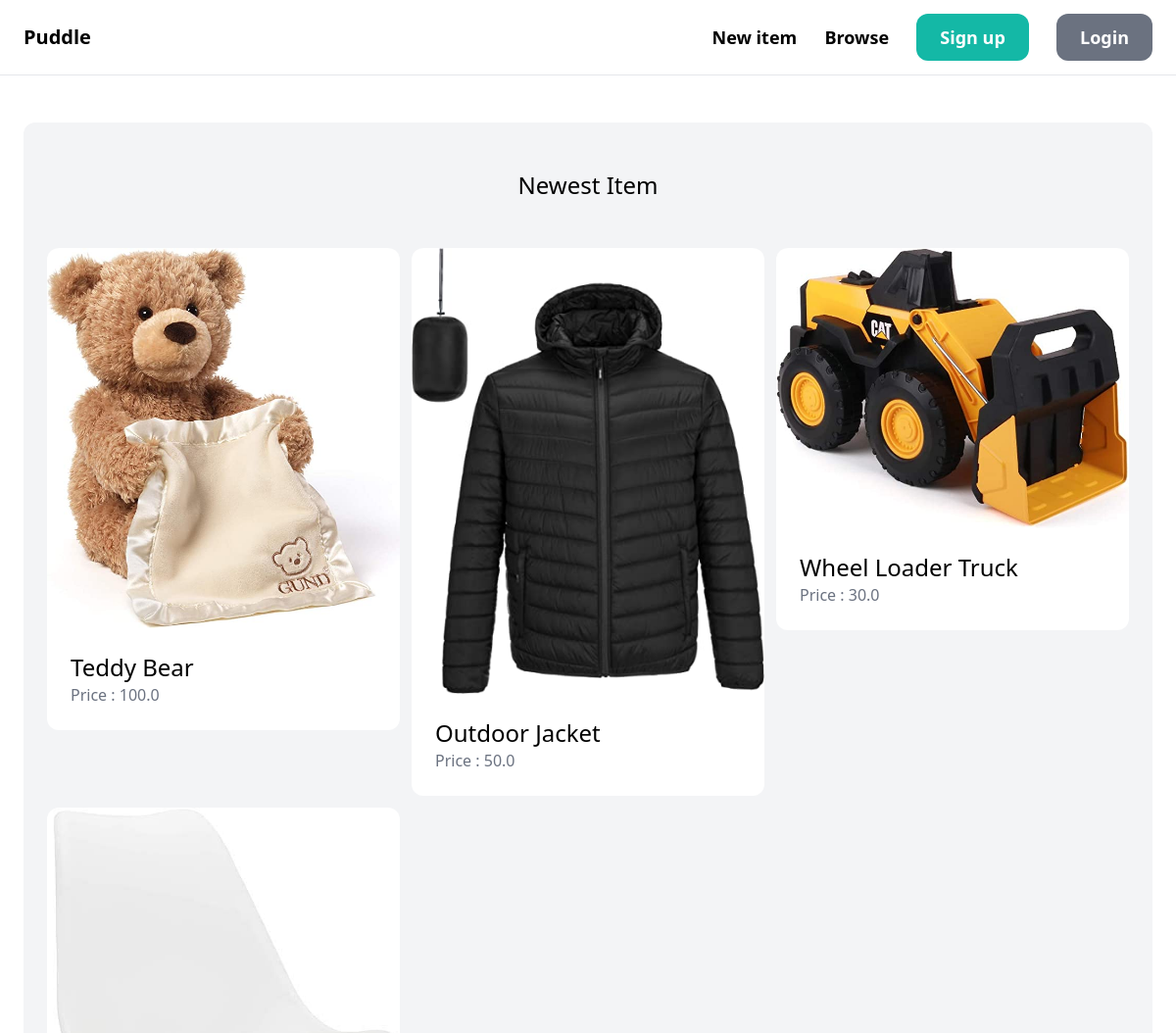
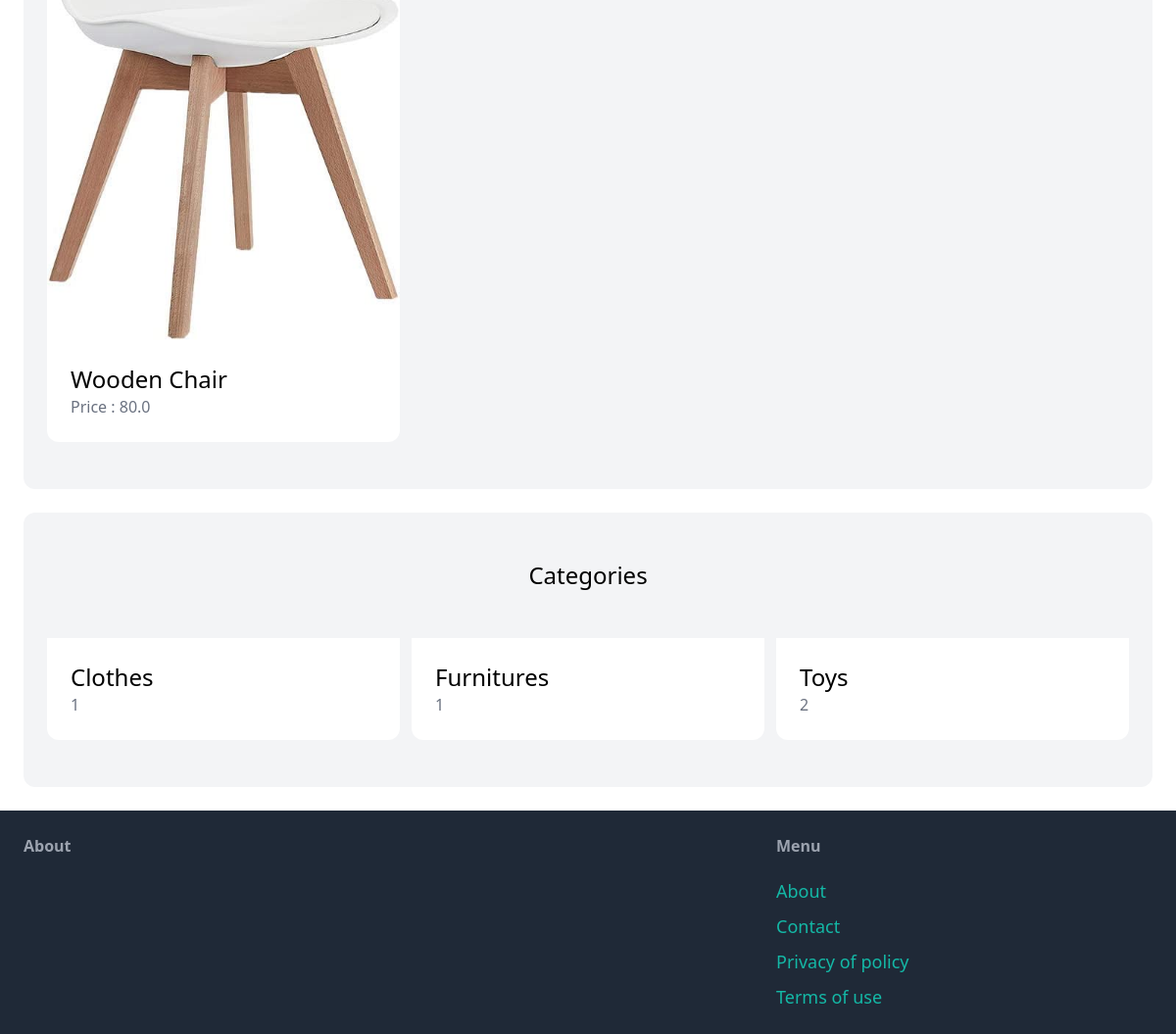
The app's page /, older data (2 pictures, top to bottom).
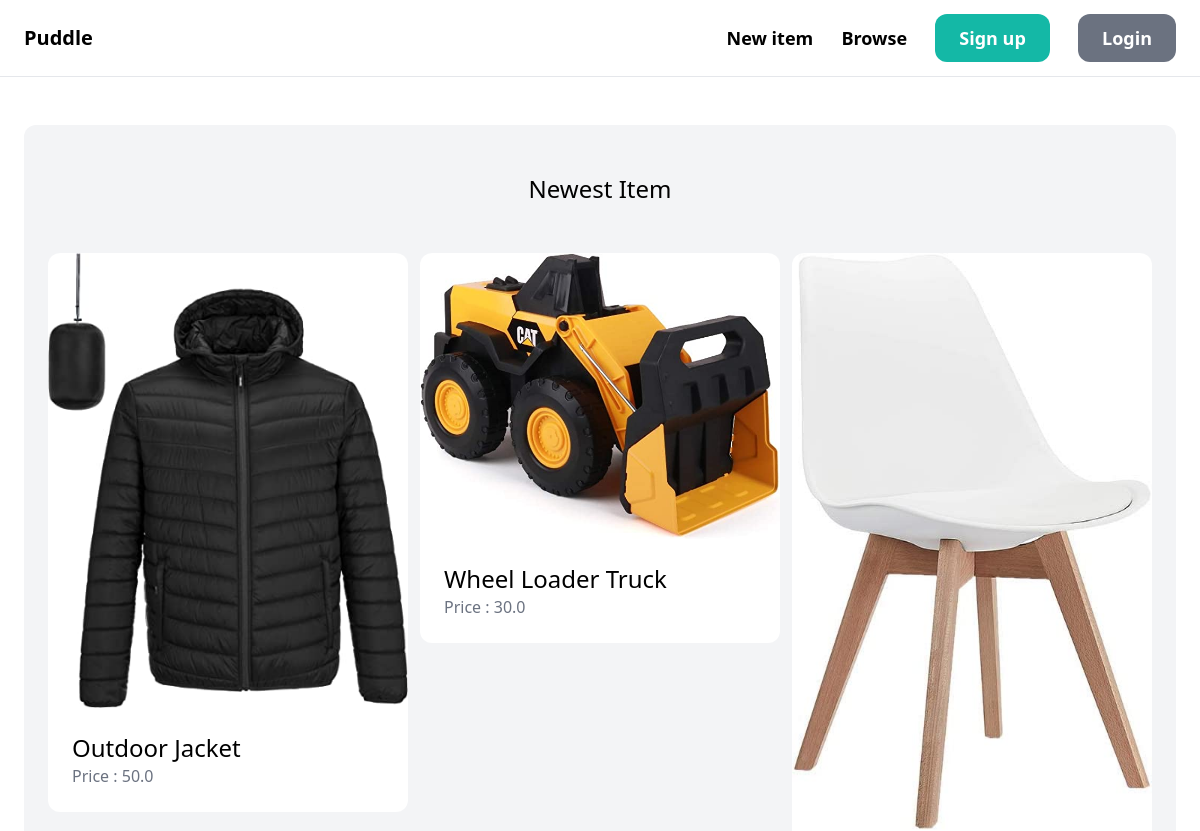
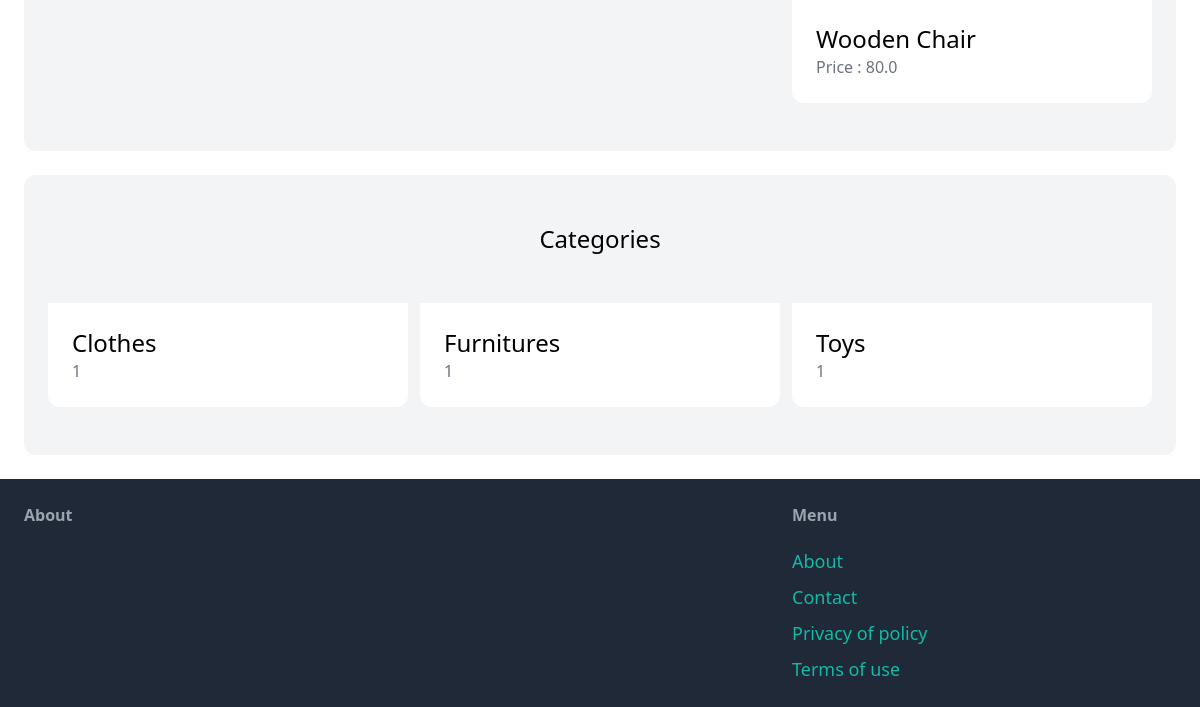
The same page, newer data (2 pictures, top to bottom).
### item/models.py (models this page shows, shortened)
class Item(models.Model):
    category = models.ForeignKey(Category, related_name='items', on_delete=models.CASCADE)
    name = models.CharField(max_length=255)
    description = models.TextField(blank=True, null=True)
    price = models.FloatField()
    image = models.ImageField(upload_to='item_images', blank=True, null=True)
    is_sold = models.BooleanField(default=False)
    created_by = models.ForeignKey(User, related_name='items', on_delete=models.CASCADE)
    created_at = models.DateTimeField(auto_now_add=True)

class Category(models.Model):
    name = models.CharField(max_length=255)
    class Meta:
        ordering = ('name',)
        verbose_name_plural = "Categories"

### marketplace_app/views.py (the view)
# urls.py: path('', views.index, name='index'),
def index(request):
    items = Item.objects.filter(is_sold=False)[0:6]
    category = Category.objects.all()
    return render(request, 'marketplace_app/index.html', {'items' : items, 'categories' : category})

### marketplace_app/templates/marketplace_app/index.html (shortened to what this page needs)
{% extends "marketplace_app/base.html" %}
{% load static %}
{% block content %}
    <div class="mt-6 px-6 py-12 bg-gray-100 rounded-xl">
        <h2 class="mb-12 text-2xl text-center">Newest Item</h2>
        <div class="grid grid-cols-3 gap-3">
            {% for item in items %}
                <div>
                    <a href= "{% url 'item:detail' item.id %}">
                        <div>
                            <img src="{{ item.image.url }}" class="rounded-t-xl">
                        </div>
                        <div class="p-6 bg-white rounded-b-xl">
                            <h2 class="text-2xl">{{ item.name }}</h2>
                            <p class="text-gray-500">Price : {{ item.price }}</p>
                        </div>
                    </a>
                </div>
            {% endfor %}
        </div>
    </div>
    <div class="mt-6 px-6 py-12 bg-gray-100 rounded-xl">
        <h2 class="mb-12 text-2xl text-center">Categories</h2>
        <div class="grid grid-cols-3 gap-3">
            {% for category in categories %}
                <div>
                    <a href=#>
                        <div class="p-6 bg-white rounded-b-xl">
                            <h2 class="text-2xl">{{ category.name }}</h2>
                            <p class="text-gray-500">{{ category.items.count }}</p>
                        </div>
                    </a>
                </div>
            {% endfor %}
        </div>
    </div>
{% endblock  %}

### marketplace_app/templates/marketplace_app/base.html (shortened to what this page needs)
{% load static %}
<!doctype html>
<html>
    <head>
        <script src="https://cdn.tailwindcss.com"></script>
    </head>
    <body>
        <nav class="py-6 px-6 flex justify-between items-center border-b border-gray-200">
            <a href="/" class="text-xl font-semibold">Puddle</a>
            <div class="space-x-6">
                <a href="{% url 'item:new' %}" class="text-lg font-semibold hover:text-gray-500">New item</a>
                <a href="{% url 'item:items' %}" class="text-lg font-semibold hover:text-gray-500">Browse</a>
                {% if request.user.is_authenticated %}
                    <a href="{% url 'conversation:inbox' %}" class="px-6 py-3 text-lg font-semibold bg-teal-500 text-white rounded-xl hover:bg-teal-700">Inbox</a>
                    <a href="{% url 'dashboard:index' %}" class="px-6 py-3 text-lg font-semibold bg-gray-500 text-white rounded-xl hover:bg-gray-700">Dashboard</a>
                    <a href="{% url 'marketplace_app:logout' %}" class="px-6 py-3 text-lg font-semibold bg-gray-500 text-white rounded-xl hover:bg-gray-700">Logout</a>
                {% else %}
                    <a href="{% url 'marketplace_app:signup' %}" class="px-6 py-3 text-lg font-semibold bg-teal-500 text-white rounded-xl hover:bg-teal-700">Sign up</a>
                    <a href="{% url 'marketplace_app:login' %}" class="px-6 py-3 text-lg font-semibold bg-gray-500 text-white rounded-xl hover:bg-gray-700">Login</a>
                {% endif %}
            </div>
        </nav>
        <div class="px-6 py-6">
            {% block  content %}
            {% endblock  %}
        </div>
        <footer class="py-6 px-6 flex justify-between bg-gray-800">
            <div class="w-2/3 pr-10">
                <h3 class="mb-5 font-semibold text-gray-400">About</h3>
            </div>
            <div class="w-1/3">
                <h3 class="mb-5 font-semibold text-gray-400">Menu</h3>
                <ul class="space-y-2">
                    <li><a href="#" class="text-lg text-teal-500 hover:text-teal-500">About</a></li>
                    <li><a href="{% url 'marketplace_app:contact' %}" class="text-lg text-teal-500 hover:text-teal-500">Contact</a></li>
                    <li><a href="#" class="text-lg text-teal-500 hover:text-teal-500">Privacy of policy</a></li>
                    <li><a href="#" class="text-lg text-teal-500 hover:text-teal-500">Terms of use</a></li>
                </ul>
            </div>
        </footer>
    </body>
</html>

Row changes from the older to the newer data that the page shows:
removed Item: image (picture), name "Teddy Bear", price "100.0"
computed for Category "Toys": items.count "2" → "1"
